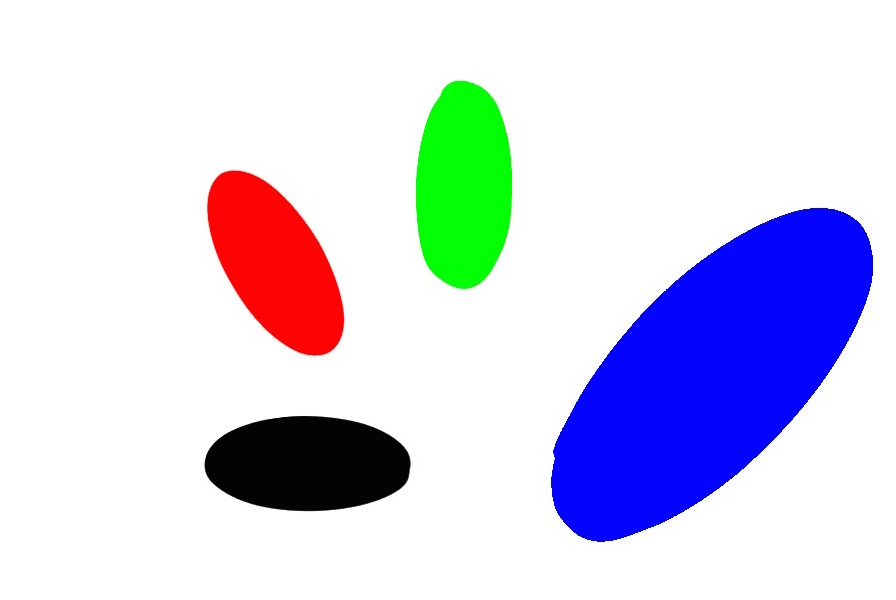
#> input picture Computer Vision/Elipses Detector/code/ellipse.jpg, 896 x 600 px
$ python Asg2_Part2.py   (Python 2 division)
#> lines starting #> are read from the running program, lines starting #| are printed output that depends on the picture; after the words box and inside, x2 and y2 are one past the last pixel; in counts of white or black regions, pixels touching at a corner belong together
__author__ = 'Jiranun.J'

import numpy as np
import cv2
from pylab import *
from numpy.linalg import eigh
import random
r = lambda: random.randint(0,255)

window_name = "ASG2 Part 2 : Ellipse Fitting"
DEFAULT_IMG_FILE = "ellipse.jpg"
FACTOR = 15.

class CEllipse:
    def __init__(self, centerx, centery, rad1, rad2, angle):
        self.center = (centerx,centery)
        self.axes = (rad1,rad2)
        self.angle = angle

    def getInfo(self):
        return self.center, self.axes, self.angle

def findEllipseCenter(l):
    a, b,c,d,f,g = l[0], l[1]/2, l[2], l[3]/2, l[4]/2, l[5]
    num = b*b-a*c
    x0=(c*d-b*f)/num
    y0=(a*f-b*d)/num
    return x0, y0

def findEllipseradius(l):
    a,b,c,d,f,g = l[0], l[1]/2, l[2], l[3]/2, l[4]/2, l[5]
    up = 2*(a*f*f+c*d*d+g*b*b-2*b*d*f-a*c*g)
    down1=(b*b-a*c)*( (c-a)*np.sqrt(1+4*b*b/((a-c)*(a-c)))-(c+a))
    down2=(b*b-a*c)*( (a-c)*np.sqrt(1+4*b*b/((a-c)*(a-c)))-(c+a))

    res1=np.sqrt(up/down1)
    res2=np.sqrt(up/down2)
    return res1, res2

def findEllipseRotation(l):
    a,b,c,d,f,g = l[0], l[1]/2, l[2], l[3]/2, l[4]/2, l[5]
    theta=(0.5*np.arctan(2*b/(a-c)))*180.0/np.pi
    return theta

if len(sys.argv) == 2:
    original_image = cv2.imread(sys.argv[1])
    # Check if the image can be read
    if original_image is None:
        print "ERROR :", sys.argv[1], "can not be read. Use \"" + DEFAULT_IMG_FILE + "\" instead!"
        # get default image instead
        original_image = cv2.imread(DEFAULT_IMG_FILE)
else:
    original_image = cv2.imread(DEFAULT_IMG_FILE)
#> original_image is the input picture: shape (600, 896, 3); mean B, G, R 232.4, 211.6, 211.6

gray = cv2.cvtColor(original_image, cv2.COLOR_BGR2GRAY)
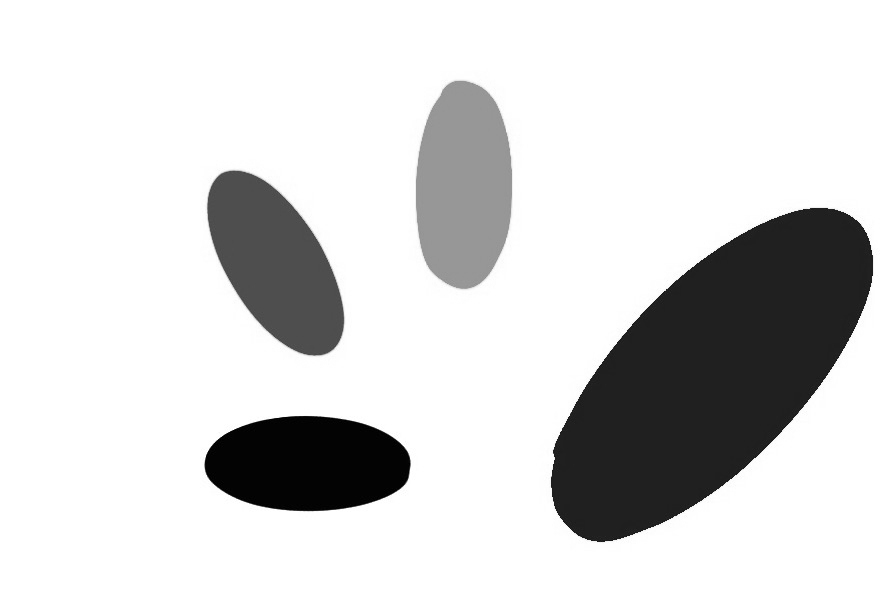
#> gray: shape (600, 896); min 0, max 255, mean 213.9
gray = cv2.GaussianBlur(gray,(5,5),1)

if (np.average(gray) > 130):
    TEXT_COLOR = (0,0,0)
    TRESH_TYPE = cv2.THRESH_BINARY_INV
else:
    TEXT_COLOR = (255,255,255)
    TRESH_TYPE = cv2.THRESH_BINARY


ret1,thresh = cv2.threshold(gray,200,255,TRESH_TYPE)
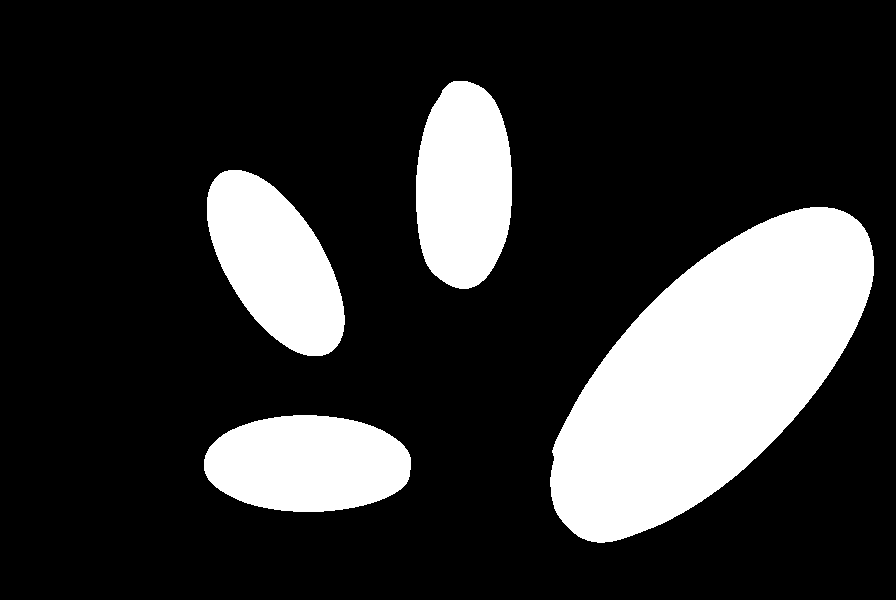
#> thresh: shape (600, 896); 20.5% white; 4 white regions, box (x1, y1, x2, y2) and area: (550, 207, 874, 543) 61742, (207, 170, 345, 356) 16206, (416, 81, 512, 289) 16152, (204, 415, 411, 512) 16005
kernel = np.ones((5,5),np.uint8)
thresh = cv2.dilate(thresh,kernel,iterations = 1)
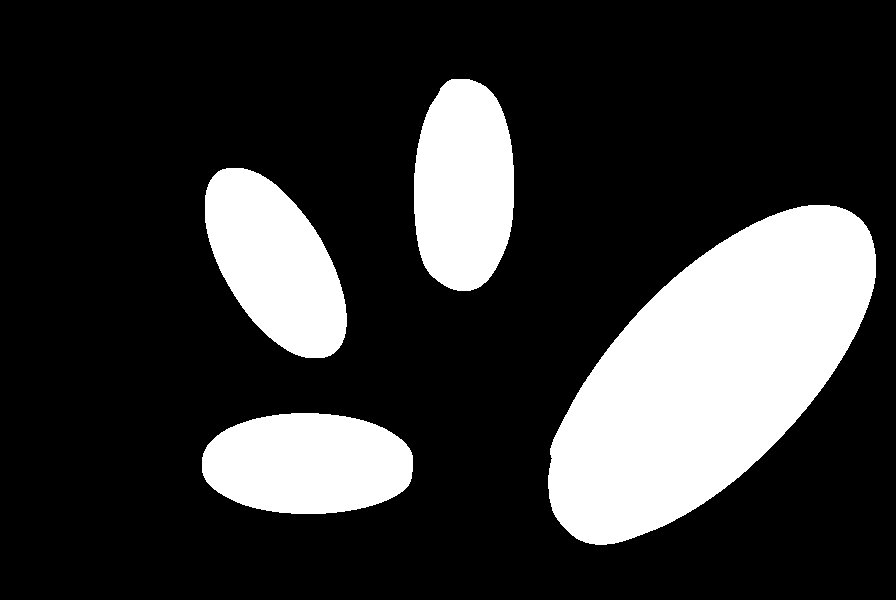
#> thresh: shape (600, 896); 21.7% white; 4 white regions

contours, hierarchy = cv2.findContours(thresh,cv2.RETR_TREE,cv2.CHAIN_APPROX_SIMPLE)
#> contours = 4 contours; box (x1, y1, x2, y2) and area: (548, 205, 876, 545) 63970, (205, 168, 347, 358) 17289, (414, 79, 514, 291) 17142, (202, 413, 413, 514) 16997
max_contour = max(contours, key=len)
#> max_contour = contour of 455 points, box (x1, y1, x2, y2) (548, 205, 876, 545), area 63970

amt_of_ellipses = 0
ellipses = []

if contours and len(max_contour) > 3:
    for contour in contours:
        if len(contour) < 3:
            continue;

        x = np.array([p[0][0] for p in contour])
        y = np.array([p[0][1] for p in contour])

        xmean = x.mean()
        ymean = y.mean()
#> (the run stopped early here; a loop or call above may not have finished)
